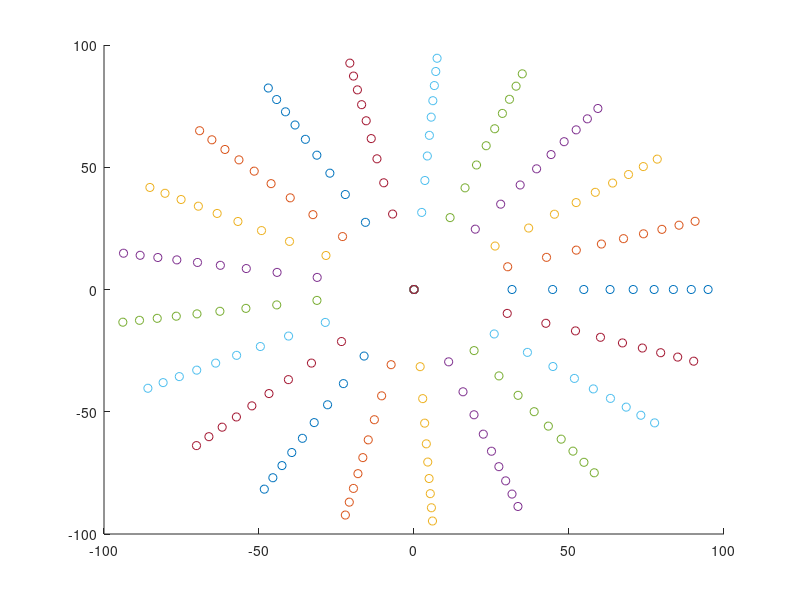
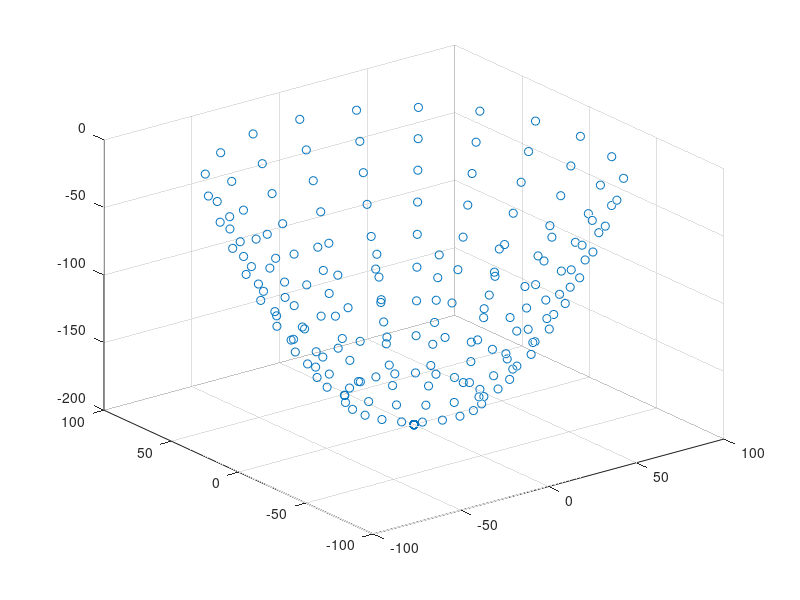

MATLAB code to generate these figures, in order: (Note: this script raises an error after producing the figures.)
%% Generate simulated data
clear all 
close all 
clc

boundary_height = 200;
% Heights for scanning points 
z_step_size = 20; % Height slice step size
num_z_step = (boundary_height)/(z_step_size); % number of steps 
% Z of all scanning heights
Z = linspace(-z_step_size,-boundary_height, num_z_step);
% Make it better later
azimuth = (pi.*linspace(0,360-18,21))./180 ;


points = zeros(num_z_step,3,length(azimuth));


for i = 1:length(azimuth)
    for j = 1:length(Z)
        Radius = sqrt( (Z(j)+200)/0.02 ); 
        % Create coordinate in base space
        points(j,1,i) = Radius.*cos(azimuth(i));
        points(j,2,i) = Radius.*sin(azimuth(i));
        points(j,3,i) = Z(j);

    end
end



figure;hold on;
for i = 1:length(azimuth)
    scatter3(points(:,1,i),points(:,2,i),points(:,3,i))
end

%%
point_list = [];
for i = 1:size(points, 3)
    point_list = [point_list; points(:,:,i)];
end
figure; 
scatter3(point_list(:,1),point_list(:,2),point_list(:,3))

[~,Mesh,~,~,~] = PowerCrust(point_list,1); 